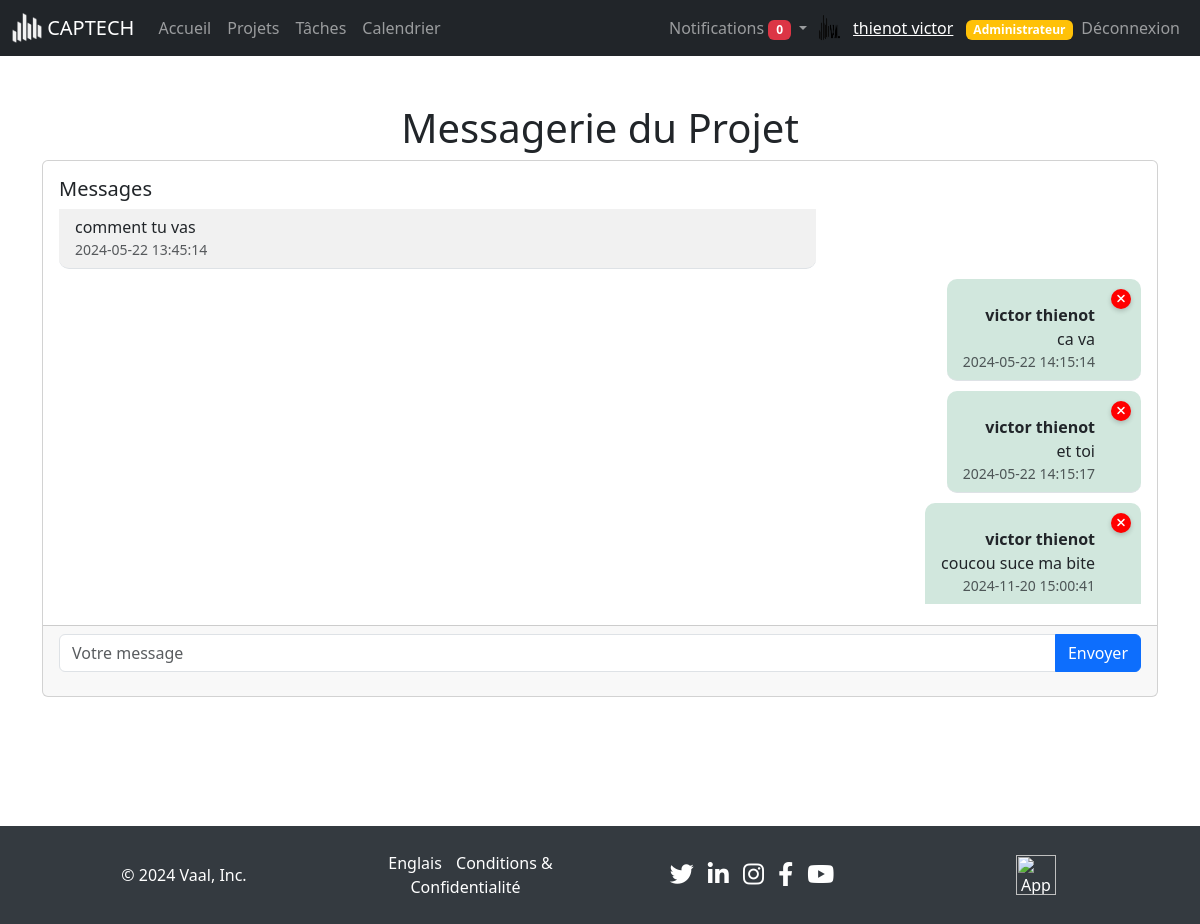
Page /views/messages/index.php?project_id=8 (signed in) on the committed database.
### tables this page shows
CREATE TABLE `users` (
  `id` int(11) NOT NULL,
  `profile` varchar(255) NOT NULL,
  `nom` varchar(50) NOT NULL,
  `prenom` varchar(255) NOT NULL,
  `email` varchar(100) NOT NULL,
  `password` varchar(255) NOT NULL,
  `role` enum('member','manager','admin') DEFAULT 'member',
  `activation` enum('oui','non') NOT NULL DEFAULT 'non'
);

CREATE TABLE `messages` (
  `id` int(11) NOT NULL,
  `sender_id` int(11) DEFAULT NULL,
  `receiver_id` int(11) DEFAULT NULL,
  `project_id` int(11) DEFAULT NULL,
  `subject` varchar(255) DEFAULT NULL,
  `body` text DEFAULT NULL,
  `timestamp` timestamp NOT NULL DEFAULT current_timestamp(),
  `file_id` int(11) DEFAULT NULL
);

### views/messages/index.php (the view, shortened to what this page needs)
<?php
include '../../includes/connect.php';
include '../../includes/navbar.php';
$project_id = isset($_GET['project_id']) ? intval($_GET['project_id']) : null;
$user_id = $_SESSION['user_id'];
try {
    $stmt = $pdo->prepare("SELECT Messages.*, Users.nom, Users.prenom FROM Messages JOIN Users ON Messages.sender_id = Users.id WHERE Messages.project_id = ? ORDER BY Messages.timestamp ASC");
    $stmt->execute([$project_id]);
    $messages = $stmt->fetchAll();
} catch (Exception $e) {
    echo "Erreur : " . $e->getMessage();
    exit;
}
?>
<!DOCTYPE html>
<html lang="fr">
<head>
    <link href="https://cdn.jsdelivr.net/npm/bootstrap@5.3.3/dist/css/bootstrap.min.css" rel="stylesheet">
    <link href="https://cdnjs.cloudflare.com/ajax/libs/font-awesome/6.0.0-beta3/css/all.min.css" rel="stylesheet">
</head>
<body>
<div class="container mt-5">
    <h1 class="text-center">Messagerie du Projet</h1>
    <div class="card">
        <div class="card-body">
            <h5 class="card-title">Messages</h5>
            <div class="list-group list-group-flush messages-container" id="messages-container">
                <?php foreach ($messages as $msg): ?>
                    <div class="list-group-item message <?php echo ($msg['sender_id'] == $user_id) ? 'right' : 'left'; ?>">
                        <?php if ($msg['sender_id'] == $user_id): ?>
                            <form method="POST" action="" class="delete-form">
                                <button type="submit" class="delete-btn"><i class="fas fa-times"></i></button>
                            </form>
                        <?php endif; ?>
                        <div class="message-content">
                            <strong><?php echo htmlspecialchars($msg['prenom'] . ' ' . $msg['nom']); ?></strong><br>
                            <?php echo htmlspecialchars($msg['body']); ?><br>
                            <small class="text-muted"><?php echo $msg['timestamp']; ?></small>
                        </div>
                    </div>
                <?php endforeach; ?>
            </div>
        </div>
        <div class="card-footer">
            <form method="POST" action="">
                <div class="input-group">
                    <input type="text" class="form-control" name="message_body" placeholder="Votre message" required>
                    <button class="btn btn-primary" type="submit">Envoyer</button>
                </div>
            </form>
        </div>
    </div>
</div>
<?php include '../../includes/footer.php'; ?>
</body>
</html>

### includes/navbar.php (shortened to what this page needs)
<?php
include $_SERVER['DOCUMENT_ROOT'].'/Project-Management-App/includes/connect.php';
$user_id = $_SESSION['user_id'];
$stmt = $pdo->prepare("SELECT * FROM users WHERE id = ?");
$stmt->execute([$user_id]);
$user = $stmt->fetch(PDO::FETCH_ASSOC);
$notificationsStmt = $pdo->prepare("SELECT * FROM notifications WHERE user_id = ? AND is_read = 0 ORDER BY created_at DESC");
$notificationsStmt->execute([$user_id]);
$notifications = $notificationsStmt->fetchAll();
$notificationCount = count($notifications);
$user_name = htmlspecialchars($user['nom'] . ' ' . $user['prenom']);
$profile_image = !empty($user['profile']) ? $user['profile'] : 'assets/images/default-profile.png';
$user_role = $user['role'];
?>
<nav class="navbar navbar-expand-lg navbar-dark bg-dark">
    <div class="container-fluid">
        <a class="navbar-brand" href="/Project-Management-App/index.php">
            <img src="/Project-Management-App/assets/images/logo_white.png" alt="Logo" width="30" height="30" class="d-inline-block align-top">
            CAPTECH
        </a>
        <div class="collapse navbar-collapse" id="navbarNav">
            <ul class="navbar-nav me-auto mb-2 mb-lg-0">
                <li class="nav-item">
                    <a class="nav-link" href="/Project-Management-App/dashboard.php">Accueil</a>
                </li>
                <li class="nav-item">
                    <a class="nav-link" href="/Project-Management-App/views/projects/view.php">Projets</a>
                </li>
                <li class="nav-item">
                    <a class="nav-link" href="/Project-Management-App/views/tasks/view.php">Tâches</a>
                </li>
                <li class="nav-item">
                    <a class="nav-link" href="/Project-Management-App/views/calendar/view.php">Calendrier</a>
                </li>
            </ul>
            <ul class="navbar-nav ms-auto mb-2 mb-lg-0 align-items-center">
                <li class="nav-item dropdown">
                    <a class="nav-link dropdown-toggle" href="#" id="notificationsDropdown" role="button" data-bs-toggle="dropdown" aria-expanded="false">
                        Notifications <span class="badge bg-danger"><?php echo $notificationCount; ?></span>
                    </a>
                </li>
                <li class="nav-item d-flex align-items-center">
                    <img src="/Project-Management-App/<?php echo htmlspecialchars($profile_image); ?>" alt="Profile Image" width="30" height="30" class="rounded-circle me-2">
                    <span class="navbar-text">
                        <a href="/Project-Management-App/views/auth/profile.php"><?php echo $user_name; ?></a>
                        <?php if ($user_role === 'admin'): ?>
                            <span class="badge bg-warning text-dark ms-2"><a href="../Project-Management-App/dashboard_admin.php" style="text-decoration: none;">Administrateur</a></span>
                        <?php endif; ?>
                    </span>
                </li>
                <li class="nav-item">
                    <a class="nav-link" href="/Project-Management-App/includes/logout.php">Déconnexion</a>
                </li>
            </ul>
        </div>
    </div>
</nav>

### views/messages/index.php (style rules this page uses)
.message { padding: 10px; margin: 5px 0; border-radius: 10px; position: relative; max-width: 70%; word-wrap: break-word; }
.message.left { background-color: #f1f1f1; text-align: left; }
.message.right { background-color: #d1e7dd; text-align: right; margin-left: auto; }
.delete-btn { position: absolute; top: 10px; right: 10px; background-color: red; color: white; border: none; border-radius: 50%; width: 20px; height: 20px; display: flex; align-items: center; justify-content: center; cursor: pointer; box-shadow: 0 2px 5px rgba(0,0,0,0.2); transition: background-color 0.3s, transform 0.3s; }
.delete-btn i { font-size: 12px; }
.message-content { margin-right: 30px; }
.messages-container { max-height: 400px; overflow-y: auto; }

### includes/footer.php (style rules this page uses)
body { display: flex; flex-direction: column; min-height: 100vh; margin: 0; }

### rows in the picture
users: profile (picture), user_name "thienot victor"
messages: body "comment tu vas", timestamp "2024-05-22 13:45:14"
messages: sender.nom "victor thienot", body "ca va", timestamp "2024-05-22 14:15:14"
messages: sender.nom "victor thienot", body "et toi", timestamp "2024-05-22 14:15:17"
messages: sender.nom "victor thienot", body "coucou suce ma bite", timestamp "2024-11-20 15:00:41"

### other values in the picture
$notificationCount "0"
